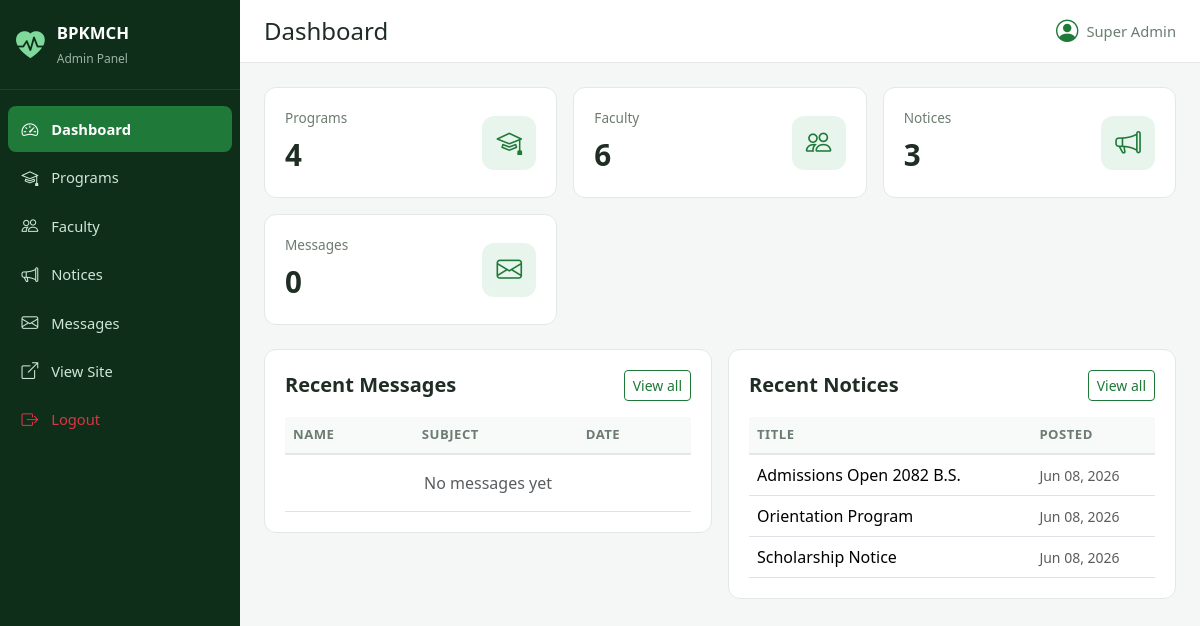
Page /admin/dashboard.php (signed in) on the committed database.
### tables this page shows
CREATE TABLE IF NOT EXISTS notices (
    id INT AUTO_INCREMENT PRIMARY KEY,
    title VARCHAR(200) NOT NULL,
    body TEXT NOT NULL,
    posted_on DATE NOT NULL,
    created_at TIMESTAMP DEFAULT CURRENT_TIMESTAMP
);

### admin/dashboard.php (the view, shortened to what this page needs)
<?php
include 'includes/header.php';
$counts = [
  'programs' => $conn->query("SELECT COUNT(*) c FROM programs")->fetch_assoc()['c'] ?? 0,
  'faculty'  => $conn->query("SELECT COUNT(*) c FROM faculty")->fetch_assoc()['c'] ?? 0,
  'notices'  => $conn->query("SELECT COUNT(*) c FROM notices")->fetch_assoc()['c'] ?? 0,
  'messages' => $conn->query("SELECT COUNT(*) c FROM contact_messages")->fetch_assoc()['c'] ?? 0,
];
$recent_msgs = $conn->query("SELECT * FROM contact_messages ORDER BY id DESC LIMIT 5");
$recent_notices = $conn->query("SELECT * FROM notices ORDER BY posted_on DESC LIMIT 5");
?>
<div class="stat-grid">
  <div class="stat-card">
    <div><div class="label">Programs</div><div class="value"><?= $counts['programs'] ?></div></div>
    <div class="icon"><i class="bi bi-mortarboard"></i></div>
  </div>
  <div class="stat-card">
    <div><div class="label">Faculty</div><div class="value"><?= $counts['faculty'] ?></div></div>
    <div class="icon"><i class="bi bi-people"></i></div>
  </div>
  <div class="stat-card">
    <div><div class="label">Notices</div><div class="value"><?= $counts['notices'] ?></div></div>
    <div class="icon"><i class="bi bi-megaphone"></i></div>
  </div>
  <div class="stat-card">
    <div><div class="label">Messages</div><div class="value"><?= $counts['messages'] ?></div></div>
    <div class="icon"><i class="bi bi-envelope"></i></div>
  </div>
</div>
<div class="row g-3">
  <div class="col-lg-6">
    <div class="panel">
      <div class="panel-header"><h5>Recent Messages</h5><a href="messages.php" class="btn btn-sm btn-outline-primary">View all</a></div>
      <div class="table-responsive">
        <table class="table table-hover">
          <thead><tr><th>Name</th><th>Subject</th><th>Date</th></tr></thead>
          <tbody>
          <?php if($recent_msgs && $recent_msgs->num_rows): while($m = $recent_msgs->fetch_assoc()): ?>
            <tr>
              <td><?= htmlspecialchars($m['name']) ?></td>
              <td class="text-truncate" style="max-width:200px"><?= htmlspecialchars($m['subject']) ?></td>
              <td><small class="text-muted"><?= date('M d, Y', strtotime($m['created_at'])) ?></small></td>
            </tr>
          <?php endwhile; else: ?>
            <tr><td colspan="3" class="text-center text-muted py-3">No messages yet</td></tr>
          <?php endif; ?>
          </tbody>
        </table>
      </div>
    </div>
  </div>
  <div class="col-lg-6">
    <div class="panel">
      <div class="panel-header"><h5>Recent Notices</h5><a href="notices.php" class="btn btn-sm btn-outline-primary">View all</a></div>
      <div class="table-responsive">
        <table class="table table-hover">
          <thead><tr><th>Title</th><th>Posted</th></tr></thead>
          <tbody>
          <?php if($recent_notices && $recent_notices->num_rows): while($n = $recent_notices->fetch_assoc()): ?>
            <tr>
              <td class="text-truncate" style="max-width:280px"><?= htmlspecialchars($n['title']) ?></td>
              <td><small class="text-muted"><?= date('M d, Y', strtotime($n['posted_on'])) ?></small></td>
            </tr>
          <?php endwhile; else: ?>
            <tr><td colspan="2" class="text-center text-muted py-3">No notices yet</td></tr>
          <?php endif; ?>
          </tbody>
        </table>
      </div>
    </div>
  </div>
</div>
<?php include 'includes/footer.php'; ?>

### admin/assets/admin.css (style rules this page uses)
:root { --primary:#1f7a3a; --primary-dark:#155a28; --primary-light:#e8f5ec; --sidebar-bg:#0f2e1a; --sidebar-text:#cfe6d6; --bg:#f4f7f5; --card:#fff; --border:#e3e8e4; --text:#1f2d24; --muted:#6b7c70; }
* { box-sizing:border-box }
body { margin:0;font-family:'Segoe UI',system-ui,sans-serif;background:var(--bg);color:var(--text) }
.stat-grid { display:grid;grid-template-columns:repeat(auto-fit,minmax(220px,1fr));gap:1rem;margin-bottom:1.5rem }
.stat-card { background:var(--card);border:1px solid var(--border);border-radius:12px;padding:1.25rem;display:flex;justify-content:space-between;align-items:center;transition:transform .15s,box-shadow .15s }
.stat-card .label { color:var(--muted);font-size:.85rem;margin-bottom:.25rem }
.stat-card .value { font-size:1.85rem;font-weight:700;color:var(--text) }
.stat-card .icon { width:54px;height:54px;border-radius:12px;background:var(--primary-light);color:var(--primary);display:flex;align-items:center;justify-content:center;font-size:1.6rem }
.panel { background:var(--card);border:1px solid var(--border);border-radius:12px;padding:1.25rem;margin-bottom:1.25rem }
.panel-header { display:flex;justify-content:space-between;align-items:center;margin-bottom:1rem }
.panel-header h5 { margin:0;font-weight:600 }
.table { margin-bottom:0 }
.table thead th { background:#f8faf9;border-bottom:2px solid var(--border);font-size:.82rem;text-transform:uppercase;letter-spacing:.5px;color:var(--muted) }
.table tbody td { vertical-align:middle }
.btn-outline-primary { color:var(--primary);border-color:var(--primary) }

### rows in the picture
notices: title "Admissions Open 2082 B.S.", posted_on "Jun 08, 2026"
notices: title "Orientation Program", posted_on "Jun 08, 2026"
notices: title "Scholarship Notice", posted_on "Jun 08, 2026"

### other values in the picture
$page_title "Dashboard"
$admin['full_name'] ?: $admin['username'] "Super Admin"
$counts['programs'] "4"
$counts['faculty'] "6"
$counts['notices'] "3"
$counts['messages'] "0"
